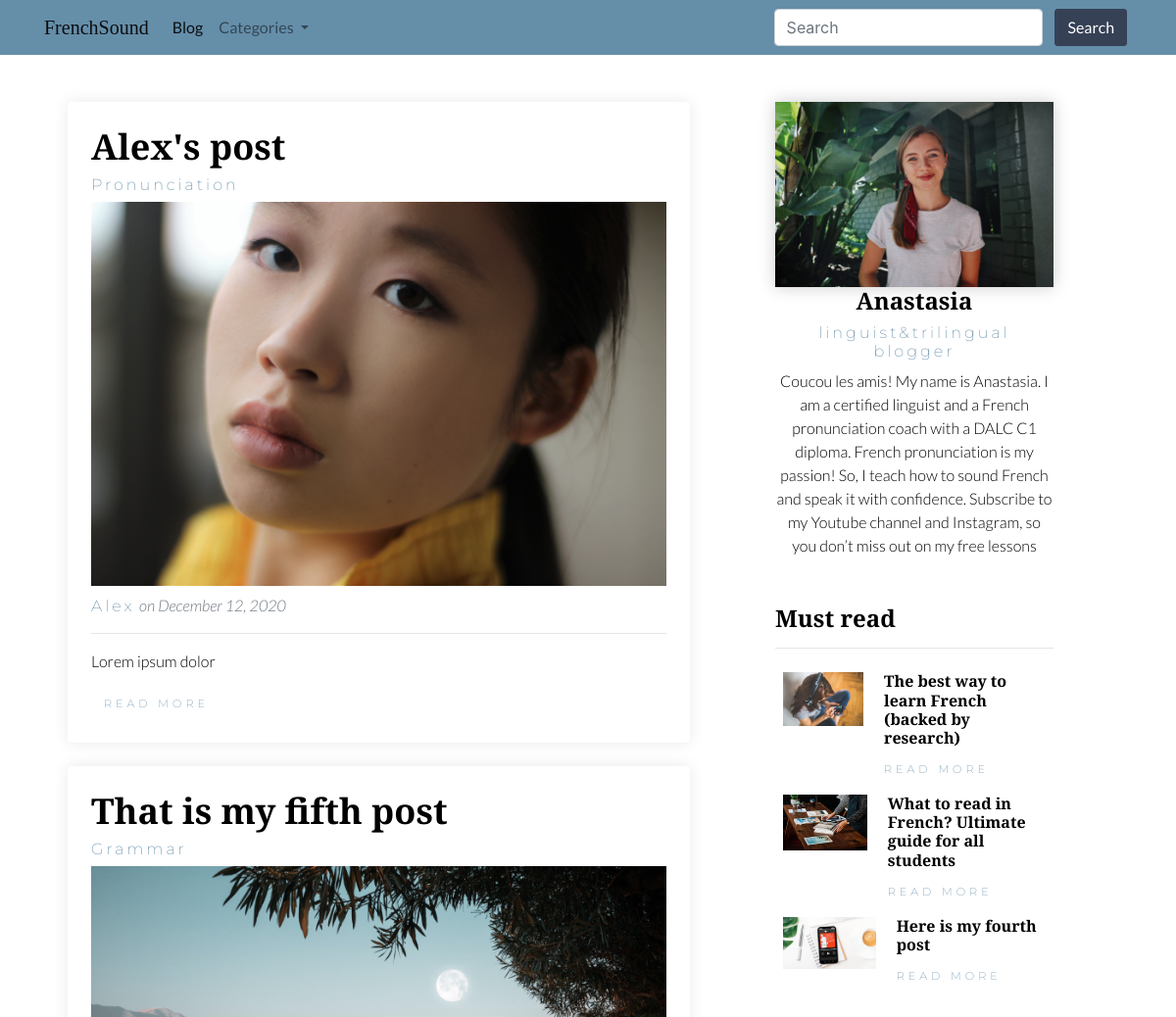
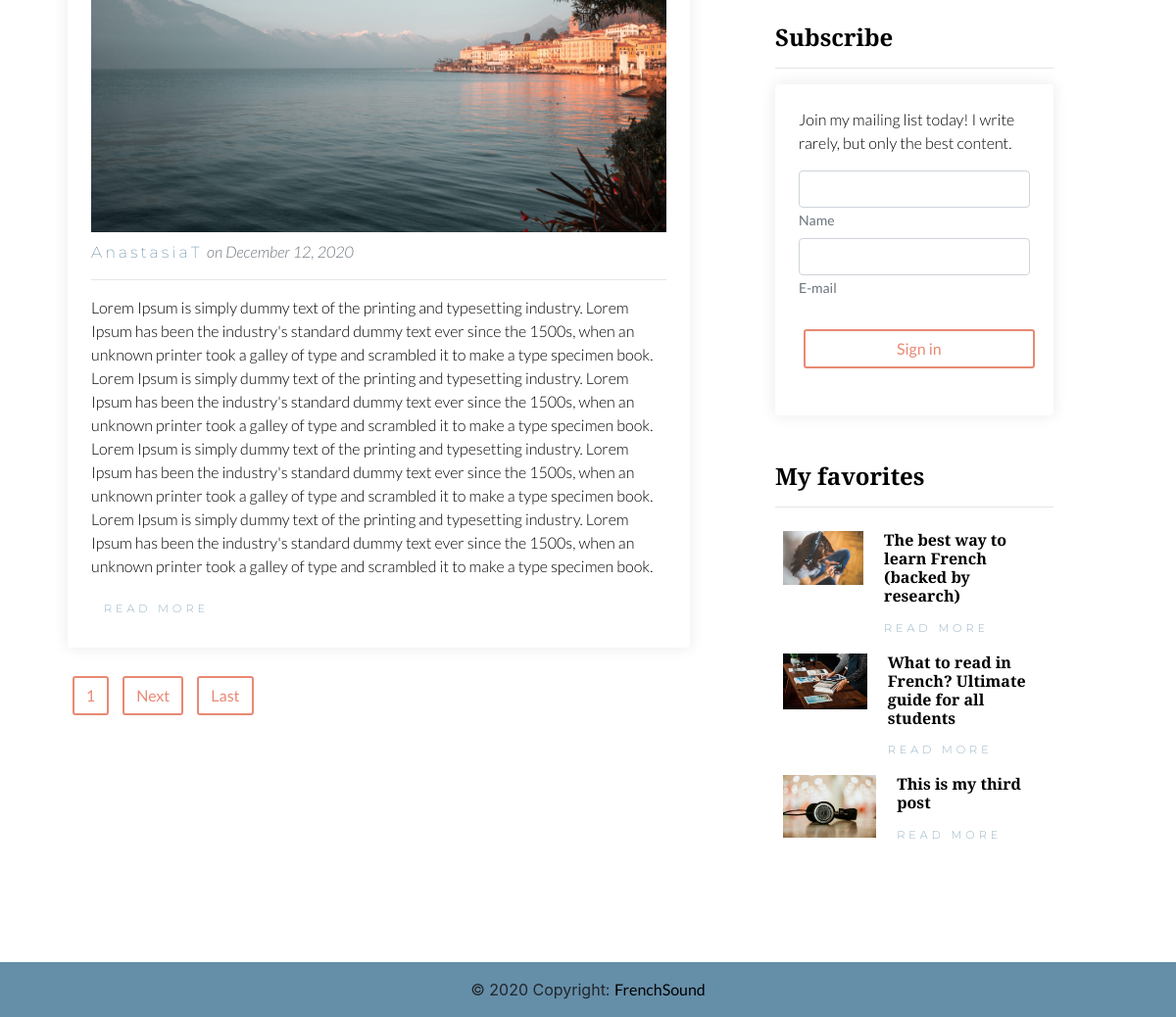
Screenshot of /blog/ with the database file from the repository (2 pictures, top to bottom).
### blog/models.py (models this page shows, shortened)
class Post(models.Model):
	title = models.CharField(max_length=100)
	date_posted = models.DateTimeField(default=timezone.now)
	excerpt = models.TextField(default=None)
	content = RichTextField(blank=True, null=True)
	hero_image = models.ImageField(default=None, upload_to='media')
	author = models.ForeignKey(User, on_delete=models.CASCADE)
	category = models.ForeignKey(Category, on_delete=models.PROTECT, default=None)
	must_read = models.BooleanField(default=False)
	favorite = models.BooleanField(default=False)

class Category(models.Model):
	name = models.CharField(max_length=100)
	def __str__(self):
		return self.name

### blog/views.py (the view)
# urls.py: path('blog/', PostListView.as_view(), name='blog-home'),
class PostListView(ListView):
	model = Post
	template_name = 'blog/blog.html'
	must_read = Post.objects.filter(must_read=True)
	favorite = Post.objects.filter(favorite=True)
	context_object_name = 'posts'
	extra_context = {'must_read': must_read, 'favorite': favorite}
	ordering = ['-date_posted']
	paginate_by = 2

### blog/templates/blog/blog.html (shortened to what this page needs)
{% extends "blog/base.html" %}
{% block content %}
		{% for post in posts %}
		<div class="post p-4 mb-4">
			<h2>{{ post.title }}</h2>
			<a href="{% url 'blog-category-posts' post.category.name %}"><h4>{{ post.category }}</h4></a>
			<img class="img-fluid" src="{{ post.hero_image.url}}">
			<div class="mt-2">
				<a href="{% url 'blog-user-posts' post.author.username %}"><h4 style="display: inline;">{{ post.author }}</h4></a>
				<p style="display: inline;" class="text-muted font-italic">on {{ post.date_posted|date:"F d, Y" }}</p>
			</div>
			<hr>
			<p>{{ post.excerpt }}</p>
			<a class="btn btn-link" href="{% url 'blog-post-detail' post.id %}">read more</a>
		</div>
    	{% endfor %}
    	{% if is_paginated %}
    		{% for num in page_obj.paginator.page_range %}
    			{% if page_obj.number == num %}
    				<a class="btn btn-outline mb-4" href="?page={{ num }}">{{ num }}</a>
    			{% endif %}
    		{% endfor %}
    		{% if page_obj.has_next %}
    		<a class="btn btn-outline mb-4" href="?page={{ page_obj.next_page_number }}">Next</a>
    		<a class="btn btn-outline mb-4" href="?page={{ page_obj.paginator.num_pages }}">Last</a>
    		{% endif %}
    	{% endif %}
{% endblock content %}

### blog/templates/blog/base.html (shortened to what this page needs)
{% load static %}
<!DOCTYPE html>
<html class="no-js" lang="en">
<head>
    <link rel="stylesheet" href="https://maxcdn.bootstrapcdn.com/bootstrap/4.0.0/css/bootstrap.min.css">
    <link rel="stylesheet" type="text/css" href="{% static 'main.css' %}">
</head>
<body>
    <header>
        <nav class="navbar sticky-top navbar-expand-lg navbar-light bg-blue">
          <div class="container">
            <a class="navbar-brand" href="{% url 'blog-home' %}">FrenchSound</a>
            <div class="collapse navbar-collapse" id="navbarSupportedContent">
              <ul class="navbar-nav mr-auto">
                <li class="nav-item active">
                  <a class="nav-link" href="{% url 'blog-home' %}">Blog <span class="sr-only">(current)</span></a>
                </li>
                <li class="nav-item dropdown">
                  <a class="nav-link dropdown-toggle" href="#" id="navbarDropdown" role="button" data-toggle="dropdown" aria-haspopup="true" aria-expanded="false">
                    Categories
                  </a>
                </li>
              </ul>
              <form class="form-inline my-2 my-lg-0">
                <input class="form-control mr-sm-2" type="search" placeholder="Search" aria-label="Search">
                <button class="btn btn-primary my-2 my-sm-0" type="submit">Search</button>
              </form>
            </div>
          </div>
        </nav>
    </header>
    <div class="container container-fluid">
        <div class="row">
            <div class="col-sm-7 mt-5 mx-4">
                <section>
                    {% block content%}
                    {% endblock content%}
                </section>
            </div>
            <div class="col-sm-4 mt-5 px-5">
                <div>
                    <img src="{% static 'linguanastya-sidebar.jpg' %}" class='img-fluid sidebar-img'>
                    <h3 class="text-center">Anastasia</h3>
                    <h4 class="text-center">linguist&trilingual blogger</h4>
                    <p class="text-center">Coucou les amis! My name is Anastasia. I am a certified linguist and a French pronunciation coach with a DALC C1 diploma. French pronunciation is my passion! So, I teach how to sound French and speak it with confidence. Subscribe to my Youtube channel and Instagram, so you don’t miss out on my free lessons</p>
                </div>
                <div class="mt-5">
                    <h3>Must read</h3>
                    <hr>
                    {% for post in must_read%}
                     <div class="sidebar-item grid-container">
                            <div class="grid-item grid-item1">
                              <img class="thumbnail thumbnail-custom img-fluid" src="{{post.hero_image.url}}">
                            </div>
                            <div class="grid-item grid-item2">
                              <h5>{{ post.title }}</h5>
                              <a class="btn-link" href="{% url 'blog-post-detail' post.id %}">Read more</a>
                            </div>
                      </div>
                    {% endfor %}
                </div>
                <div class="mt-5">
                        <h3>Subscribe</h3>
                        <hr>
                    <div class="post py-4 px-4">
                        <p>Join my mailing list today! I write rarely, but only the best content.</p>
                        <form action="#!">
                            <div class="md-form mt-3">
                                <input type="text" id="subscription_name" class="form-control">
                                <label for="subscription_name" class="text-muted">Name</label>
                            </div>
                            <div class="md-form">
                                <input type="email" id="subscription_email" class="form-control">
                                <label for="subscription_email" class="text-muted">E-mail</label>
                            </div>
                            <div class="">
                                <button class="btn btn-outline btn-rounded btn-block z-depth-0 my-4 waves-effect" type="submit">Sign in</button>
                            </div>
                        </form>
                    </div>
                </div>
                <div class="mt-5">
                    <h3>My favorites</h3>
                    <hr>
                    {% for post in favorite%}
                     <div class="sidebar-item grid-container">
                            <div class="grid-item grid-item1">
                              <img class="thumbnail thumbnail-custom img-fluid" src="{{post.hero_image.url}}">
                            </div>
                            <div class="grid-item grid-item2">
                              <h5>{{ post.title }}</h5>
                              <a class="btn-link" href="{% url 'blog-post-detail' post.id %}">Read more</a>
                            </div>
                      </div>
                    {% endfor %}
                </div>
            </div>
        </div>
    </div>
    <footer class="page-footer font-small blue">
      <div class="footer-copyright text-center py-3">© 2020 Copyright:
        <a href="https://mdbootstrap.com/" class="footer-link"> FrenchSound</a>
      </div>
    </footer>
</body>

### blog/static/main.css (style rules this page uses)
* { padding: 0; margin: 0; box-sizing: border-box; }
html { position: relative; }
@media (min-width: 992px) { h2 { font-family: 'Playfair Display', serif; color: #000000; font-weight: 700; font-size: 36px; } }
@media (min-width: 992px) { h3 { font-family: 'Playfair Display', serif; color: #000000; font-weight: 700; font-size: 24px; } }
@media (min-width: 992px) { h4 { font-family: 'Montserrat', sans-serif; color: #658EA9; letter-spacing: 3px; font-weight: 200; font-size: 16px; } }
@media (min-width: 992px) { h5 { font-family: 'Playfair Display', serif; color: #000000; font-weight: 700; font-size: 16px; } }
@media (min-width: 992px) { p { font-family: 'Lato', sans-serif; color: #000000; font-weight: 300; font-size: 16px; } }
@media (min-width: 992px) { a { font-family: 'Lato', sans-serif; font-weight: 400; font-size: 16px; color: black; } }
@media (min-width: 992px) { label { font-family: 'Lato', sans-serif; font-weight: 400; font-size: 14px; } }
@media (min-width: 1200px) { h2 { font-family: 'Playfair Display', serif; color: #000000; font-weight: 700; font-size: 36px; } }
@media (min-width: 1200px) { h3 { font-family: 'Playfair Display', serif; color: #000000; font-weight: 700; font-size: 24px; } }
@media (min-width: 1200px) { h4 { font-family: 'Montserrat', sans-serif; color: #658EA9; letter-spacing: 3px; font-weight: 200; font-size: 16px; } }
@media (min-width: 1200px) { h5 { font-family: 'Playfair Display', serif; color: #000000; font-weight: 700; font-size: 16px; } }
@media (min-width: 1200px) { p { font-family: 'Lato', sans-serif; color: #000000; font-weight: 300; font-size: 16px; } }
@media (min-width: 1200px) { a { font-family: 'Lato', sans-serif; font-weight: 400; font-size: 16px; color: black; } }
@media (min-width: 1200px) { label { font-family: 'Lato', sans-serif; font-weight: 400; font-size: 14px; } }
.bg-blue { background-color: #658EA9; }
.navbar-brand { font-family: 'Playfair Display', serif; }
.sidebar-img { box-shadow:hsl(0, 0%, 80%) 0 0 16px; }
.grid-container { display: grid; grid-template-columns: auto auto auto; grid-column-gap: 0.3rem; }
.grid-item { margin: 0.5rem; }
.btn-link { color: #658EA9; letter-spacing: 4px; font-family: 'Montserrat', sans-serif; font-weight: 200; font-size: 0.7rem; text-transform: uppercase; }
.btn-primary { color: white; background-color: #364156; border: 1.5px solid #364156; border-radius: 3px; font-family: 'Lato', sans-serif; font-weight: 400; margin: 0.3rem; }
.btn-outline { color: #E98973; background-color: white; border: 2px solid #E98973; border-radius: 3px; font-family: 'Lato', sans-serif; font-weight: 400; margin: 0.3rem; }
.post { border-radius: 4px 4px; box-shadow: 0 0 16px rgba(0, 0, 0, 0.09); }
footer { background-color: #658EA9; margin-top: 7rem; }
.footer-link { color: black; font-family: 'Lato', sans-serif; font-weight: 400; font-size: 16px; }

### rows the page displays
Post: title "Alex's post", category "Pronunciation", hero_image (picture), author "Alex", date_posted "December 12, 2020", excerpt "Lorem ipsum dolor"
Post: title "That is my fifth post", category "Grammar", hero_image (picture), author "AnastasiaT", date_posted "December 12, 2020", excerpt "Lorem Ipsum is simply dummy text of the printing and typesetting industry. Lorem Ipsum has been the industry's standard dummy text ever since the 1500s, when an unknown printer took a galley of type and scrambled it to make a type specimen book. Lorem Ipsum is simply dummy text of the printing and typesetting industry. Lorem Ipsum has been the industry's standard dummy text ever since the 1500s, when an unknown printer took a galley of type and scrambled it to make a type specimen book. Lorem Ipsum is simply dummy text of the printing and typesetting industry. Lorem Ipsum has been the industry's standard dummy text ever since the 1500s, when an unknown printer took a galley of type and…"
Post: hero_image (picture), title "The best way to learn French (backed by research)"
Post: hero_image (picture), title "What to read in French? Ultimate guide for all students"
Post: hero_image (picture), title "Here is my fourth post"
Post: hero_image (picture), title "This is my third post"

### other values shown
{{ num }} "1"
